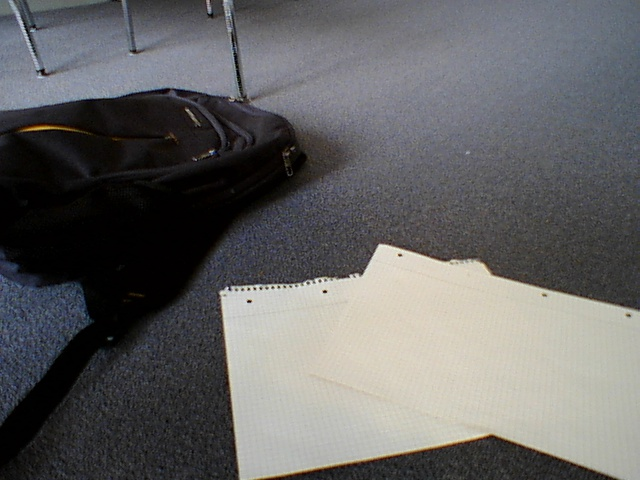
#> input picture data_gen/sonycam_images/14.jpeg, 640 x 480 px
$ python -i opencv.py   (imports and definitions only)   (older library calls are emulated)
#> lines starting #> are read from the running program, lines starting #| are printed output that depends on the picture; after the words box and inside, x2 and y2 are one past the last pixel; in counts of white or black regions, pixels touching at a corner belong together
#> further down, picture is the input picture: shape (480, 640, 3); mean B, G, R 100.1, 99.8, 100.3
#!/usr/bin/env python3
import cv2
import numpy as np

LowH=0
HighH=186
LowS=80
HighS=255
LowV=100
HighV=255
LowH2=0
HighH2=0
LowS2=0
HighH2=19
LowV2=235
HighV2=255


def imfill(img):
	ret,im_flood = cv2.threshold(img,127,255,cv2.THRESH_BINARY)
	th,inrangeframe = cv2.threshold(img,127,255,cv2.THRESH_BINARY)
	im_flood[0:480,0:1]=np.zeros((480,1))
	h, w = im_flood.shape[:2]
	mask = np.zeros((h+2, w+2), np.uint8)
	#cv2.imshow("0 in corner",im_flood)
	cv2.floodFill(im_flood, mask, (0,0), 255);
	#cv2.imshow("filled",im_flood)
	cv2.bitwise_not(im_flood,im_flood)
	imfilled=cv2.bitwise_or(im_flood,inrangeframe)
	#cv2.imshow("filledOR",inrangeframe)
	return imfilled

def filter_2HSV(img):
	kernel = np.ones((5,5),np.float32)/25
	img = cv2.filter2D(img,-1,kernel)
  # Change colorspace
	hsvframe = cv2.cvtColor(img, cv2.COLOR_BGR2HSV)
#> hsvframe: shape (480, 640, 3); mean H, S, V 73.5, 38.3, 105.1
	return hsvframe

def open_and_close(img,size):
	#opening
	morphoimage=cv2.morphologyEx(img,cv2.MORPH_OPEN,cv2.getStructuringElement(cv2.MORPH_RECT, size))
	#Closing
	morphoimage=cv2.morphologyEx(morphoimage,cv2.MORPH_CLOSE,cv2.getStructuringElement(cv2.MORPH_RECT, size))
	return morphoimage


def get_centers(img,Arearef=130):
	#Apply contours to get the properties of the images
	contourimage, contours, hierarchy = cv2.findContours(img,cv2.RETR_TREE,cv2.CHAIN_APPROX_SIMPLE)

	center_list=[]
	closest_list=[]
	for i in range(len(contours)):
		if  cv2.contourArea(contours[i])>Arearef:
			(x,y),radius = cv2.minEnclosingCircle(contours[i])
			center_list.append([int(x),int(y)])
			contourfigure=contours[i]
			closecontour=np.argmax(contourfigure[:,:,1],axis=0)
			closest_list.append(contourfigure[closecontour,0,:])

	return center_list,closest_list

# [109 lines left out: functions eliminate_grip, get_BB, get_objective, detection, detection_BB, not called in this run]

def nothing(x):
	pass

#For detecting the lego pieces the parameters are
'''LowH=0
HighH=183
LowS=80
HighS=255
LowV=100
HighV=251
morph=(7,7)'''

#For detecting the celo box
'''
LowH2=0
HighH2=123
LowS2=0
HighH2=255
LowV2=147
HighV2=224
morph=11,3
'''

#For detecting the white box
'''
LowH2=0
HighH2=0
LowS2=0
HighH2=19
LowV2=235
HighV2=255
morph=11,3
'''
def detection_lego_outside_white(frame,LowH=0,HighH=183,LowS=59,HighS=255,LowV=0,HighV=236\
	,LowH2=0,HighH2=123,LowS2=0,HighS2=255,LowV2=147\
	,HighV2=224,sizemorph1=(7,7),sizemorph2=(3,11)):

	hsvframe=filter_2HSV(frame)
	lowerboundcolor1=np.array([LowH,LowS,LowV])
	upperboundcolor1=np.array([HighH,HighS,HighV])
	lowerboundcolor2=np.array([LowH2,LowS2,LowV2])
	upperboundcolor2=np.array([HighH2,HighS2,HighV2])
	# Binarization
	legobin=cv2.inRange(hsvframe,lowerboundcolor1,upperboundcolor1)
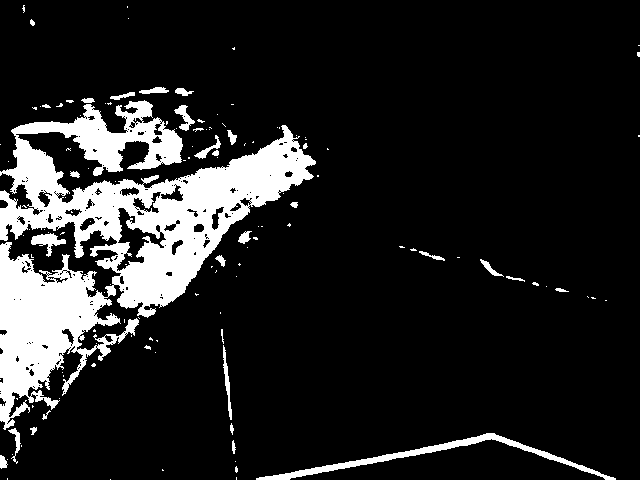
#> legobin: shape (480, 640); 13.8% white; 131 white regions (100 under 20 px), largest, box (x1, y1, x2, y2) and area: (0, 100, 316, 430) 37593, (256, 433, 616, 480) 2069, (31, 233, 66, 257) 344
	boxbin=cv2.inRange(hsvframe,lowerboundcolor2,upperboundcolor2)
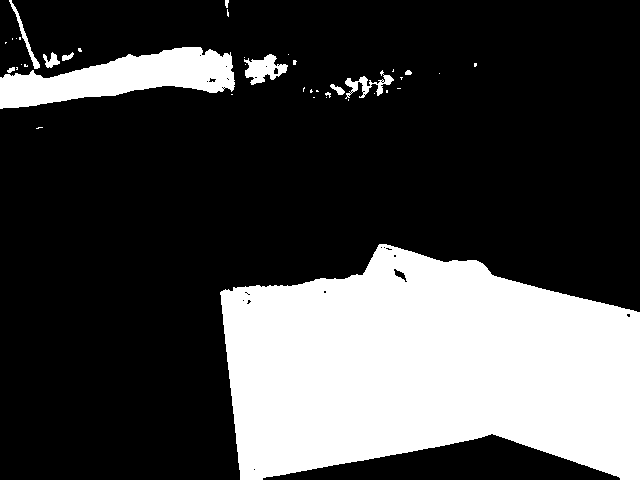
#> boxbin: shape (480, 640); 27.4% white; 40 white regions (29 under 20 px), largest, box (x1, y1, x2, y2) and area: (220, 244, 640, 480) 74225, (0, 47, 235, 109) 7885, (244, 54, 288, 85) 725

	legofill=imfill(legobin)
#> in imfill, `im_flood[0:480,0:1]=np.zeros((480,1))`:
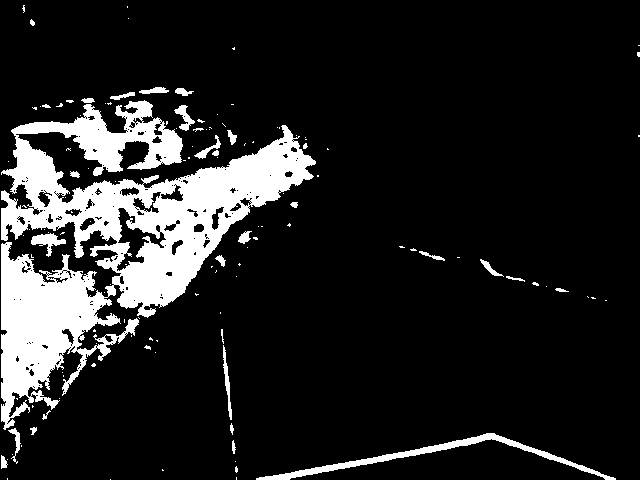
#> im_flood: shape (480, 640); 13.8% white; 129 white regions (98 under 20 px), largest, box (x1, y1, x2, y2) and area: (1, 100, 316, 430) 37393, (256, 433, 616, 480) 2069, (31, 233, 66, 257) 344
#> in imfill, `cv2.floodFill(im_flood, mask, (0,0), 255);`: im_flood: shape (480, 640); 96.8% white; 181 black regions (146 under 20 px), largest, box (x1, y1, x2, y2) and area: (290, 439, 605, 480) 6504, (117, 208, 166, 271) 1022, (133, 192, 161, 213) 198
#> in imfill, `imfilled=cv2.bitwise_or(im_flood,inrangeframe)`: imfilled: shape (480, 640); 17% white; 127 white regions (96 under 20 px), largest, box (x1, y1, x2, y2) and area: (0, 100, 316, 430) 40963, (256, 433, 616, 480) 8573, (31, 233, 66, 257) 345
	boxfill=imfill(boxbin)
#> in imfill (call 2), `im_flood[0:480,0:1]=np.zeros((480,1))`: im_flood: shape (480, 640); 27.4% white; 40 white regions (29 under 20 px), largest, box (x1, y1, x2, y2) and area: (220, 244, 640, 480) 74225, (1, 47, 235, 109) 7853, (244, 54, 288, 85) 725
#> in imfill (call 2), `cv2.floodFill(im_flood, mask, (0,0), 255);`:
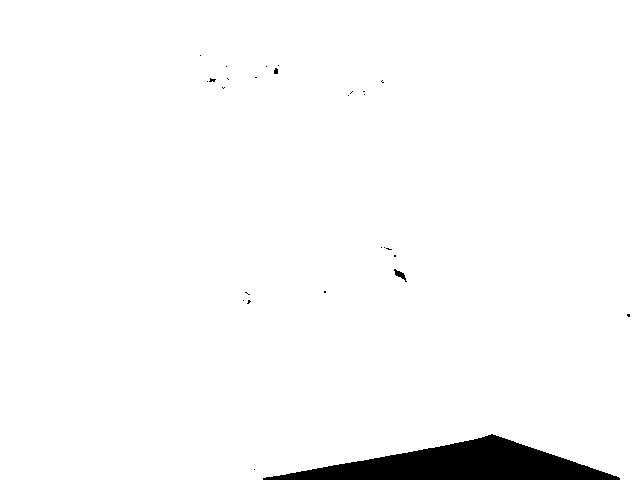
#> im_flood: shape (480, 640); 97.3% white; 27 black regions (24 under 20 px), largest, box (x1, y1, x2, y2) and area: (263, 434, 620, 480) 8225, (394, 269, 407, 282) 64, (274, 68, 278, 74) 21
#> in imfill (call 2), `imfilled=cv2.bitwise_or(im_flood,inrangeframe)`:
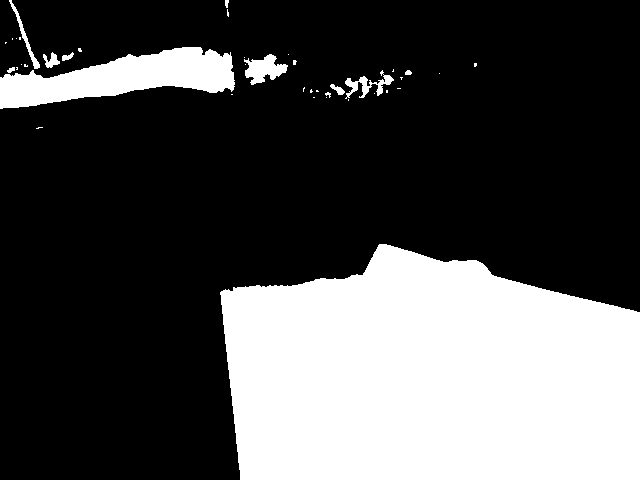
#> imfilled: shape (480, 640); 30.1% white; 40 white regions (29 under 20 px), largest, box (x1, y1, x2, y2) and area: (220, 244, 640, 480) 82555, (0, 47, 235, 109) 7910, (244, 54, 288, 85) 750
	#Opening and closing
	legomorph=open_and_close(legofill,sizemorph1)
#> in open_and_close, `morphoimage=cv2.morphologyEx(img,cv2.MORPH_OPEN,cv2.getStructuringElem..`: morphoimage: shape (480, 640); 15.2% white; 14 white regions, largest, box (x1, y1, x2, y2) and area: (0, 131, 312, 307) 22665, (0, 244, 104, 421) 9889, (265, 433, 610, 480) 8533
#> in open_and_close, `morphoimage=cv2.morphologyEx(morphoimage,cv2.MORPH_CLOSE,cv2.getStruct..`: morphoimage: shape (480, 640); 15.4% white; 9 white regions, largest, box (x1, y1, x2, y2) and area: (0, 101, 312, 421) 38187, (265, 433, 610, 480) 8533, (104, 334, 116, 344) 116
	sizemorpht1=tuple(reversed(sizemorph1))
	legomorph=open_and_close(legomorph,sizemorpht1)

	boxmorph=open_and_close(boxfill,sizemorph2)
#> in open_and_close (call 3), `morphoimage=cv2.morphologyEx(img,cv2.MORPH_OPEN,cv2.getStructuringElem..`: morphoimage: shape (480, 640); 29.7% white; 8 white regions (1 under 20 px), largest, box (x1, y1, x2, y2) and area: (221, 244, 640, 480) 82540, (0, 47, 234, 109) 7888, (249, 54, 276, 83) 549
#> in open_and_close (call 3), `morphoimage=cv2.morphologyEx(morphoimage,cv2.MORPH_CLOSE,cv2.getStruct..`: morphoimage: shape (480, 640); 29.7% white; 7 white regions (1 under 20 px), largest, box (x1, y1, x2, y2) and area: (221, 244, 640, 480) 82543, (0, 47, 234, 109) 7894, (249, 54, 280, 83) 594, (363, 77, 367, 95) 70, (51, 53, 56, 65) 58, (378, 83, 381, 94) 33
	sizemorph2t=tuple(reversed(sizemorph2))
	boxmorph=open_and_close(boxmorph,sizemorph2t)
#> call 4 of open_and_close, with size = (11, 3)
#> in open_and_close (call 4), `morphoimage=cv2.morphologyEx(img,cv2.MORPH_OPEN,cv2.getStructuringElem..`:
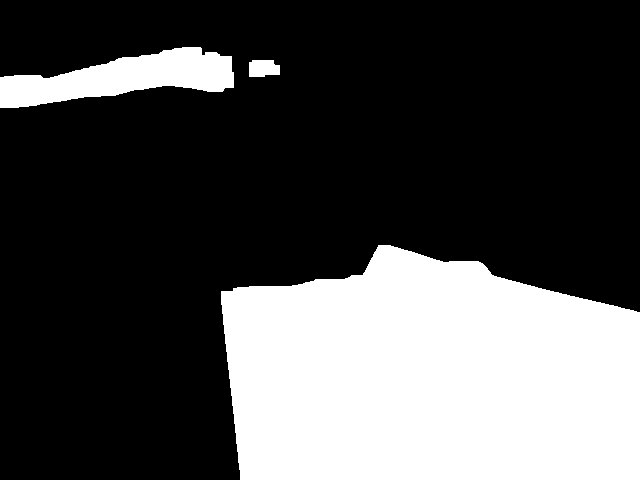
#> morphoimage: shape (480, 640); 29.5% white; 3 white regions, box (x1, y1, x2, y2) and area: (221, 245, 640, 480) 82496, (0, 47, 234, 108) 7782, (249, 60, 280, 77) 462
#> in open_and_close (call 4), `morphoimage=cv2.morphologyEx(morphoimage,cv2.MORPH_CLOSE,cv2.getStruct..`: morphoimage: shape (480, 640); 29.5% white; 3 white regions, box (x1, y1, x2, y2) and area: (221, 245, 640, 480) 82505, (0, 47, 234, 108) 7802, (249, 60, 280, 77) 462

	boxinv=cv2.bitwise_not(boxmorph)
	lego_no_box=cv2.bitwise_and(boxinv,legomorph)
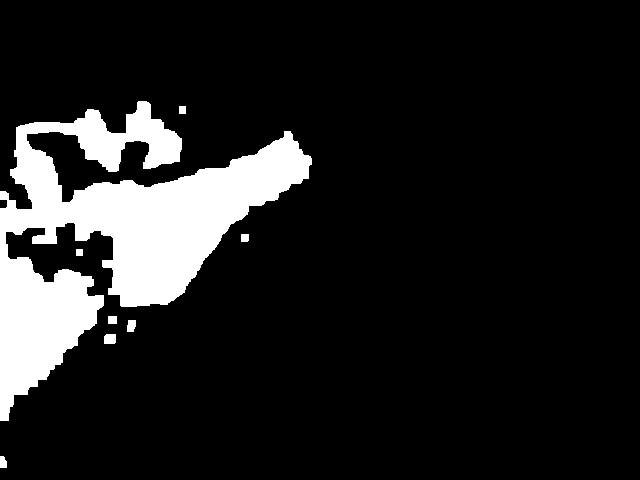
#> lego_no_box: shape (480, 640); 12.6% white; 8 white regions
	cv2.imshow("box invw",boxinv)
	cv2.imshow("lego mopr",legomorph)
	cv2.imshow("lego_no_box",lego_no_box)
	center_list=get_centers(lego_no_box)
#> in get_centers, `contourimage, contours, hierarchy = cv2.findContours(img,cv2.RETR_TREE..`: contours = 8 contours; box (x1, y1, x2, y2) and area: (0, 101, 312, 421) 37102, (104, 334, 116, 344) 96, (127, 320, 136, 332) 76, (0, 456, 7, 468) 58, (108, 316, 117, 324) 56, (241, 234, 249, 242) 48, (179, 106, 186, 114) 42, (76, 249, 83, 256) 36
#> the loop in get_centers, `for i in range(len(contours)):` made 8 passes
#> (x, y, radius, closecontour) on pass 8: (145, 275.5, 204.7, [104])
#> after the loop in get_centers, `for i in range(len(contours)):`: center_list = [[145, 275]]; closest_list = [[[0, 420]]]
#> center_list = ([[145, 275]], [[[0, 420]]])


	#plotting
	for i in range(len(center_list)):
		cv2.circle(frame,(center_list[i][0],center_list[i][1]),2,(255,255,255),thickness=2)
#> this loop made 1 pass
	# [7 lines of commented-out code are left out]

	if len(center_list)>0:
		#check which center is more in the center
		objective_center=get_objective(center_list)
		if len(set(sizemorph1))==1:
			cv2.circle(frame,(objective_center[0],objective_center[1]),3,(255,0,0),thickness=2)
		else:
			cv2.circle(frame,(objective_center[0],objective_center[1]),3,(0,0,255),thickness=2)
	else:
		objective_center=[]

	return objective_center


# [66 lines left out: functions detect_purple, detect_purple2, get_lego_piece, get_lego_boxes, get_sponge_boxes, not called in this run]
def get_white_box(frame):
	white_box = detection(frame, LowH2, HighH2, LowS2, HighV2, LowV2, (3, 11))
	return white_box
# [22 lines left out: functions get_purple_lego, get_brown_box, BB_purple, BB_ligth_green, draw_lines, not called in this run]

>>> import cv2
>>> picture = cv2.imread('../../data_gen/sonycam_images/14.jpeg')
#> (the run stopped early here; a loop or call above may not have finished)
